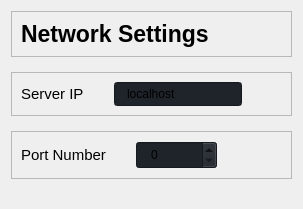
                          <widget class="QWidget" name="networkArea" native="true">
                           <property name="styleSheet">
                            <string notr="true">#networkArea{
border-bottom:2px solid rgb(70, 70, 70);
border-radius:0;
padding:10px 0px;
}</string>
                           </property>
                           <layout class="QVBoxLayout" name="verticalLayout_21">
                            <property name="spacing">
                             <number>15</number>
                            </property>
                            <property name="bottomMargin">
                             <number>30</number>
                            </property>
                            <item>
                             <widget class="QFrame" name="frame_5">
                              <property name="frameShape">
                               <enum>QFrame::StyledPanel</enum>
                              </property>
                              <property name="frameShadow">
                               <enum>QFrame::Raised</enum>
                              </property>
                              <layout class="QHBoxLayout" name="horizontalLayout_18">
                               <item>
                                <widget class="QLabel" name="label_9">
                                 <property name="font">
                                  <font>
                                   <family>Yu Gothic UI</family>
                                   <pointsize>17</pointsize>
                                   <italic>false</italic>
                                   <bold>true</bold>
                                  </font>
                                 </property>
                                 <property name="styleSheet">
                                  <string notr="true">QLabel {
    font-size: 17pt;
}</string>
                                 </property>
                                 <property name="text">
                                  <string>Network Settings</string>
                                 </property>
                                </widget>
                               </item>
                              </layout>
                             </widget>
                            </item>
                            <item>
                             <widget class="QFrame" name="frame_7">
                              <property name="frameShape">
                               <enum>QFrame::StyledPanel</enum>
                              </property>
                              <property name="frameShadow">
                               <enum>QFrame::Raised</enum>
                              </property>
                              <layout class="QHBoxLayout" name="horizontalLayout_19">
                               <property name="spacing">
                                <number>30</number>
                               </property>
                               <item>
                                <widget class="QLabel" name="label_10">
                                 <property name="styleSheet">
                                  <string notr="true">QLabel {
    font-size: 11pt;
}</string>
                                 </property>
                                 <property name="text">
                                  <string>Server IP</string>
                                 </property>
                                </widget>
                               </item>
                               <item>
                                <widget class="QLineEdit" name="lineEdit">
                                 <property name="styleSheet">
                                  <string notr="true">background-color:#1f232a;
padding:3px 10px;</string>
                                 </property>
                                 <property name="text">
                                  <string>localhost</string>
                                 </property>
                                </widget>
                               </item>
                               <item>
                                <spacer name="horizontalSpacer_7">
                                 <property name="orientation">
                                  <enum>Qt::Horizontal</enum>
                                 </property>
                                 <property name="sizeHint" stdset="0">
                                  <size>
                                   <width>40</width>
                                   <height>20</height>
                                  </size>
                                 </property>
                                </spacer>
                               </item>
                              </layout>
                             </widget>
                            </item>
                            <item>
                             <widget class="QFrame" name="frame_6">
                              <property name="frameShape">
                               <enum>QFrame::StyledPanel</enum>
                              </property>
                              <property name="frameShadow">
                               <enum>QFrame::Raised</enum>
                              </property>
                              <layout class="QHBoxLayout" name="horizontalLayout_20">
                               <property name="spacing">
                                <number>30</number>
                               </property>
                               <item>
                                <widget class="QLabel" name="label_11">
                                 <property name="styleSheet">
                                  <string notr="true">QLabel {
    font-size: 11pt;
}</string>
                                 </property>
                                 <property name="text">
                                  <string>Port Number</string>
                                 </property>
                                </widget>
                               </item>
                               <item>
                                <widget class="QSpinBox" name="spinBox">
                                 <property name="minimumSize">
                                  <size>
                                   <width>80</width>
                                   <height>0</height>
                                  </size>
                                 </property>
                                 <property name="styleSheet">
                                  <string notr="true">background-color:#1f232a;
padding:3px 10px;</string>
                                 </property>
                                 <property name="maximum">
                                  <number>65535</number>
                                 </property>
                                </widget>
                               </item>
                               <item>
                                <spacer name="horizontalSpacer_8">
                                 <property name="orientation">
                                  <enum>Qt::Horizontal</enum>
                                 </property>
                                 <property name="sizeHint" stdset="0">
                                  <size>
                                   <width>40</width>
                                   <height>20</height>
                                  </size>
                                 </property>
                                </spacer>
                               </item>
                              </layout>
                             </widget>
                            </item>
                           </layout>
                          </widget>
